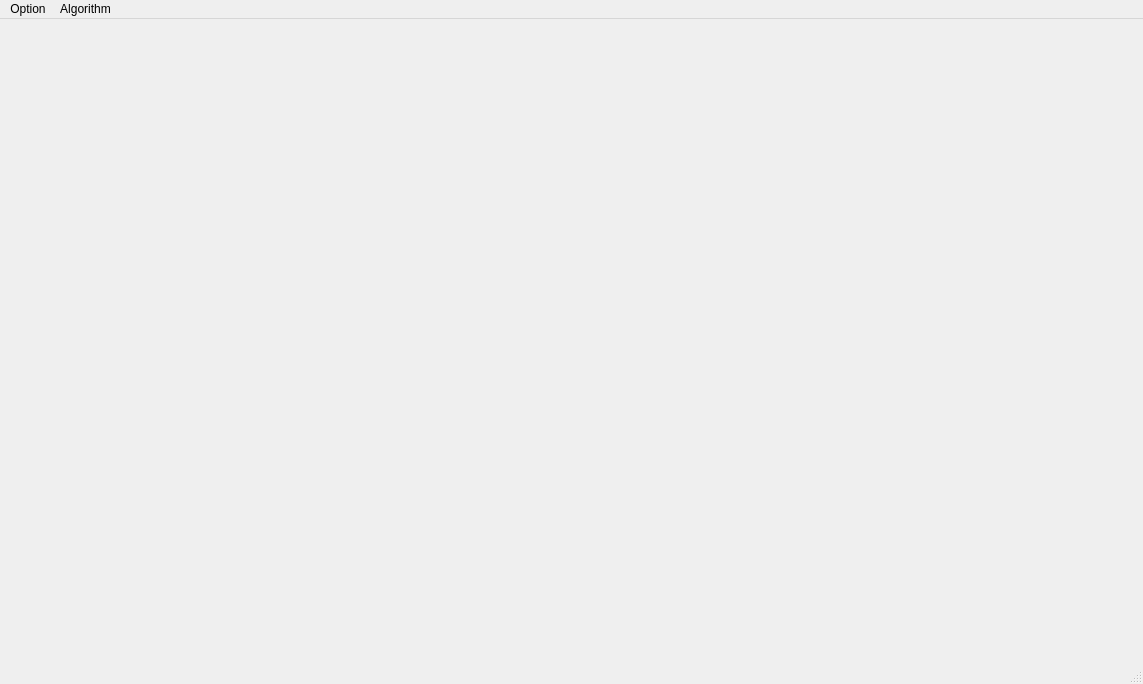
<?xml version="1.0" encoding="UTF-8"?>
<ui version="4.0">
 <class>MainWindow</class>
 <widget class="QMainWindow" name="MainWindow">
  <property name="geometry">
   <rect>
    <x>0</x>
    <y>0</y>
    <width>1143</width>
    <height>684</height>
   </rect>
  </property>
  <property name="windowTitle">
   <string>MainWindow</string>
  </property>
  <property name="windowIcon">
   <iconset>
    <normaloff>assets/mainwindow_icon.jpg</normaloff>
    <selectedoff>assets/mainwindow_icon.jpg</selectedoff>assets/mainwindow_icon.jpg</iconset>
  </property>
  <property name="styleSheet">
   <string notr="true"/>
  </property>
  <widget class="QWidget" name="centralwidget">
   <widget class="QLabel" name="label_algoname">
    <property name="geometry">
     <rect>
      <x>60</x>
      <y>540</y>
      <width>210</width>
      <height>30</height>
     </rect>
    </property>
    <property name="palette">
     <palette>
      <active>
       <colorrole role="WindowText">
        <brush brushstyle="SolidPattern">
         <color alpha="255">
          <red>255</red>
          <green>255</green>
          <blue>255</blue>
         </color>
        </brush>
       </colorrole>
       <colorrole role="Text">
        <brush brushstyle="SolidPattern">
         <color alpha="255">
          <red>255</red>
          <green>255</green>
          <blue>255</blue>
         </color>
        </brush>
       </colorrole>
       <colorrole role="ButtonText">
        <brush brushstyle="SolidPattern">
         <color alpha="255">
          <red>255</red>
          <green>255</green>
          <blue>255</blue>
         </color>
        </brush>
       </colorrole>
       <colorrole role="PlaceholderText">
        <brush brushstyle="SolidPattern">
         <color alpha="128">
          <red>255</red>
          <green>255</green>
          <blue>255</blue>
         </color>
        </brush>
       </colorrole>
      </active>
      <inactive>
       <colorrole role="WindowText">
        <brush brushstyle="SolidPattern">
         <color alpha="255">
          <red>255</red>
          <green>255</green>
          <blue>255</blue>
         </color>
        </brush>
       </colorrole>
       <colorrole role="Text">
        <brush brushstyle="SolidPattern">
         <color alpha="255">
          <red>255</red>
          <green>255</green>
          <blue>255</blue>
         </color>
        </brush>
       </colorrole>
       <colorrole role="ButtonText">
        <brush brushstyle="SolidPattern">
         <color alpha="255">
          <red>255</red>
          <green>255</green>
          <blue>255</blue>
         </color>
        </brush>
       </colorrole>
       <colorrole role="PlaceholderText">
        <brush brushstyle="SolidPattern">
         <color alpha="128">
          <red>255</red>
          <green>255</green>
          <blue>255</blue>
         </color>
        </brush>
       </colorrole>
      </inactive>
      <disabled>
       <colorrole role="WindowText">
        <brush brushstyle="SolidPattern">
         <color alpha="255">
          <red>255</red>
          <green>255</green>
          <blue>255</blue>
         </color>
        </brush>
       </colorrole>
       <colorrole role="Text">
        <brush brushstyle="SolidPattern">
         <color alpha="255">
          <red>255</red>
          <green>255</green>
          <blue>255</blue>
         </color>
        </brush>
       </colorrole>
       <colorrole role="ButtonText">
        <brush brushstyle="SolidPattern">
         <color alpha="255">
          <red>255</red>
          <green>255</green>
          <blue>255</blue>
         </color>
        </brush>
       </colorrole>
       <colorrole role="PlaceholderText">
        <brush brushstyle="SolidPattern">
         <color alpha="128">
          <red>0</red>
          <green>0</green>
          <blue>0</blue>
         </color>
        </brush>
       </colorrole>
      </disabled>
     </palette>
    </property>
    <property name="font">
     <font>
      <family>Comic Sans MS</family>
      <pointsize>10</pointsize>
     </font>
    </property>
    <property name="styleSheet">
     <string notr="true">color:white;</string>
    </property>
    <property name="text">
     <string/>
    </property>
   </widget>
   <widget class="QLabel" name="label_distance">
    <property name="geometry">
     <rect>
      <x>270</x>
      <y>540</y>
      <width>30</width>
      <height>30</height>
     </rect>
    </property>
    <property name="palette">
     <palette>
      <active>
       <colorrole role="WindowText">
        <brush brushstyle="SolidPattern">
         <color alpha="255">
          <red>255</red>
          <green>255</green>
          <blue>255</blue>
         </color>
        </brush>
       </colorrole>
       <colorrole role="Text">
        <brush brushstyle="SolidPattern">
         <color alpha="255">
          <red>255</red>
          <green>255</green>
          <blue>255</blue>
         </color>
        </brush>
       </colorrole>
       <colorrole role="ButtonText">
        <brush brushstyle="SolidPattern">
         <color alpha="255">
          <red>255</red>
          <green>255</green>
          <blue>255</blue>
         </color>
        </brush>
       </colorrole>
       <colorrole role="PlaceholderText">
        <brush brushstyle="NoBrush">
         <color alpha="128">
          <red>255</red>
          <green>255</green>
          <blue>255</blue>
         </color>
        </brush>
       </colorrole>
      </active>
      <inactive>
       <colorrole role="WindowText">
        <brush brushstyle="SolidPattern">
         <color alpha="255">
          <red>255</red>
          <green>255</green>
          <blue>255</blue>
         </color>
        </brush>
       </colorrole>
       <colorrole role="Text">
        <brush brushstyle="SolidPattern">
         <color alpha="255">
          <red>255</red>
          <green>255</green>
          <blue>255</blue>
         </color>
        </brush>
       </colorrole>
       <colorrole role="ButtonText">
        <brush brushstyle="SolidPattern">
         <color alpha="255">
          <red>255</red>
          <green>255</green>
          <blue>255</blue>
         </color>
        </brush>
       </colorrole>
       <colorrole role="PlaceholderText">
        <brush brushstyle="NoBrush">
         <color alpha="128">
          <red>255</red>
          <green>255</green>
          <blue>255</blue>
         </color>
        </brush>
       </colorrole>
      </inactive>
      <disabled>
       <colorrole role="WindowText">
        <brush brushstyle="SolidPattern">
         <color alpha="255">
          <red>255</red>
          <green>255</green>
          <blue>255</blue>
         </color>
        </brush>
       </colorrole>
       <colorrole role="Text">
        <brush brushstyle="SolidPattern">
         <color alpha="255">
          <red>255</red>
          <green>255</green>
          <blue>255</blue>
         </color>
        </brush>
       </colorrole>
       <colorrole role="ButtonText">
        <brush brushstyle="SolidPattern">
         <color alpha="255">
          <red>255</red>
          <green>255</green>
          <blue>255</blue>
         </color>
        </brush>
       </colorrole>
       <colorrole role="PlaceholderText">
        <brush brushstyle="NoBrush">
         <color alpha="128">
          <red>255</red>
          <green>255</green>
          <blue>255</blue>
         </color>
        </brush>
       </colorrole>
      </disabled>
     </palette>
    </property>
    <property name="font">
     <font>
      <family>Comic Sans MS</family>
      <pointsize>10</pointsize>
     </font>
    </property>
    <property name="styleSheet">
     <string notr="true">color:white;</string>
    </property>
    <property name="text">
     <string/>
    </property>
   </widget>
  </widget>
  <widget class="QMenuBar" name="menubar">
   <property name="geometry">
    <rect>
     <x>0</x>
     <y>0</y>
     <width>1143</width>
     <height>21</height>
    </rect>
   </property>
   <widget class="QMenu" name="menuAlgorithm">
    <property name="title">
     <string>Algorithm</string>
    </property>
    <addaction name="separator"/>
    <addaction name="actionDept_First_Search"/>
    <addaction name="actionBreadth_First_Search"/>
    <addaction name="actionA"/>
   </widget>
   <widget class="QMenu" name="menuReset">
    <property name="title">
     <string>Option</string>
    </property>
    <addaction name="actionNew_Graph"/>
    <addaction name="actionClear_Graph"/>
    <addaction name="actionExit"/>
   </widget>
   <addaction name="menuReset"/>
   <addaction name="menuAlgorithm"/>
  </widget>
  <widget class="QStatusBar" name="statusbar"/>
  <action name="actionDept_First_Search">
   <property name="text">
    <string>Dept First Search</string>
   </property>
  </action>
  <action name="actionBreadth_First_Search">
   <property name="text">
    <string>Breadth Frist Search</string>
   </property>
  </action>
  <action name="actionA">
   <property name="text">
    <string>A*</string>
   </property>
  </action>
  <action name="actionNew_Graph">
   <property name="text">
    <string>New Graph</string>
   </property>
  </action>
  <action name="actionExit">
   <property name="text">
    <string>Exit</string>
   </property>
  </action>
  <action name="actionClear_Graph">
   <property name="text">
    <string>Clear Graph</string>
   </property>
  </action>
 </widget>
 <resources/>
 <connections/>
</ui>
